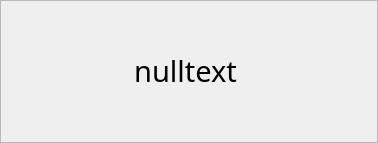
<?xml version="1.0" encoding="UTF-8"?>
<ui version="4.0">
 <class>noticewindow</class>
 <widget class="QWidget" name="noticewindow">
  <property name="geometry">
   <rect>
    <x>0</x>
    <y>0</y>
    <width>378</width>
    <height>143</height>
   </rect>
  </property>
  <property name="sizePolicy">
   <sizepolicy hsizetype="Fixed" vsizetype="Fixed">
    <horstretch>0</horstretch>
    <verstretch>0</verstretch>
   </sizepolicy>
  </property>
  <property name="windowTitle">
   <string>Form</string>
  </property>
  <widget class="QFrame" name="frame">
   <property name="geometry">
    <rect>
     <x>0</x>
     <y>0</y>
     <width>378</width>
     <height>143</height>
    </rect>
   </property>
   <property name="styleSheet">
    <string notr="true">#frame{
	border-image: url(:/background/res/background/dilaoguebox.png);}
#frame *{}</string>
   </property>
   <property name="frameShape">
    <enum>QFrame::StyledPanel</enum>
   </property>
   <property name="frameShadow">
    <enum>QFrame::Raised</enum>
   </property>
   <widget class="QLabel" name="label">
    <property name="geometry">
     <rect>
      <x>50</x>
      <y>40</y>
      <width>271</width>
      <height>61</height>
     </rect>
    </property>
    <property name="font">
     <font>
      <family>华文行楷</family>
      <pointsize>22</pointsize>
     </font>
    </property>
    <property name="text">
     <string>nulltext</string>
    </property>
    <property name="alignment">
     <set>Qt::AlignCenter</set>
    </property>
   </widget>
  </widget>
 </widget>
 <resources/>
 <connections/>
</ui>
